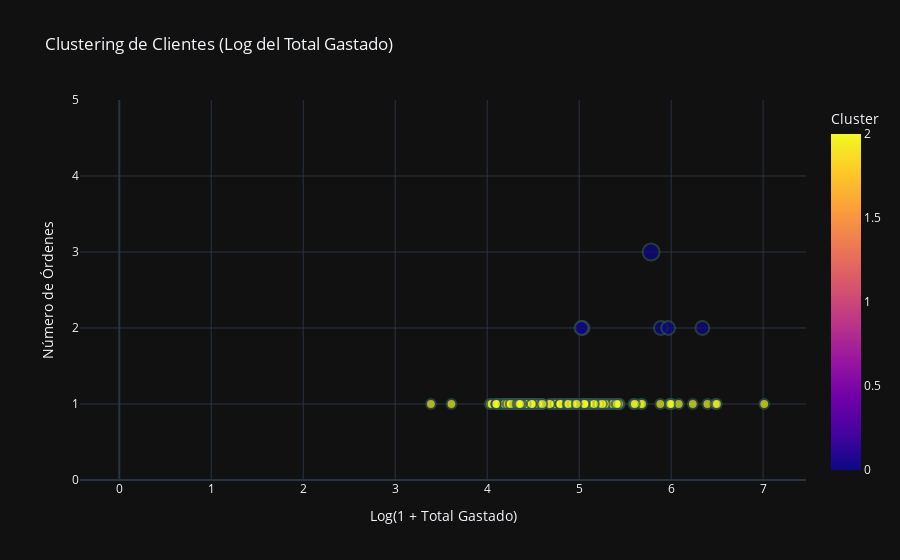

Here is the notebook cell this chart was saved with:
### Code cell
import pandas as pd
import numpy as np
from sklearn.preprocessing import StandardScaler
from sklearn.model_selection import train_test_split, StratifiedKFold, GridSearchCV
from sklearn.linear_model import LogisticRegression
from sklearn.metrics import classification_report, roc_auc_score, confusion_matrix, ConfusionMatrixDisplay
from imblearn.under_sampling import RandomUnderSampler
import plotly.express as px
from sklearn.cluster import KMeans
import tabulate

# Asegurar que 'Created at' sea datetime
order_total['Created at'] = pd.to_datetime(order_total['Created at'], errors='coerce')

# Filtrar ventas recientes de noviembre y diciembre de 2024
recent_sales = order_total[
    (order_total['Created at'].dt.month.isin([10, 11, 12])) &
    (order_total['Created at'].dt.year == 2024)
].copy()

print(f"Total de ventas recientes: {len(recent_sales)}")

# Calcular ventas recientes y totales por producto
recent_product_sales = recent_sales.groupby('Lineitem name').size().reset_index(name='Recent Order Count')
historical_sales = order_total.groupby('Lineitem name').size().reset_index(name='Historical Order Count')

# Combinar las ventas recientes y totales
combined_sales = pd.merge(recent_product_sales, historical_sales, on='Lineitem name', how='outer').fillna(0)

# Calcular ventas ponderadas
combined_sales['Weighted_Order_Count'] = (
    0.8 * combined_sales['Recent Order Count'] + 
    0.2 * combined_sales['Historical Order Count']
)

# Crear la columna 'Target' como un indicador binario
combined_sales['Target'] = (combined_sales['Recent Order Count'] > 0).astype(int)

# Dividir los datos en entrenamiento y prueba según la presencia de ventas recientes
train_data = combined_sales[combined_sales['Recent Order Count'] == 0]
test_data = combined_sales[combined_sales['Recent Order Count'] > 0]
common_rows = pd.merge(train_data, test_data, on=['Lineitem name'], how='inner')
print(f'Número de filas comunes entre entrenamiento y prueba: {len(common_rows)}')

# Escalar las características
scaler = StandardScaler()
X = scaler.fit_transform(combined_sales[['Recent Order Count', 'Historical Order Count']])
y = combined_sales['Target']

# Verificar la distribución de las clases en 'Target'
print("Distribución de Target:", np.bincount(y))

# Verificar si hay más de una clase
if len(np.unique(y)) <= 1:
    print("Error: El conjunto de datos tiene solo una clase.")
    print(f"Clases encontradas: {np.unique(y)}")
else:
    # Dividir los datos en entrenamiento y prueba
    X_train_val, X_test, y_train_val, y_test = train_test_split(
        X, y, test_size=0.2, stratify=y, random_state=42
    )

    # Dividir los datos de entrenamiento en entrenamiento y validación
    X_train, X_val, y_train, y_val = train_test_split(
        X_train_val, y_train_val, test_size=0.2, stratify=y_train_val, random_state=42
    )

    print("Distribución en y_train:", np.bincount(y_train))
    print("Distribución en y_val:", np.bincount(y_val))
    print("Distribución en y_test:", np.bincount(y_test))

    # Aplicar undersampling para balancear las clases
    undersampler = RandomUnderSampler(random_state=42)
    X_train_resampled, y_train_resampled = undersampler.fit_resample(X_train, y_train)

    print("Distribución después del undersampling:", np.bincount(y_train_resampled))

    # Definir el modelo y la búsqueda de hiperparámetros
    param_grid = {'C': [0.001, 0.01, 0.1], 'max_iter': [500]}
    strat_kfold = StratifiedKFold(n_splits=5)

    log_reg = LogisticRegression(class_weight='balanced')
    grid_search = GridSearchCV(log_reg, param_grid, cv=strat_kfold, scoring='roc_auc', error_score='raise')
    grid_search.fit(X_train_resampled, y_train_resampled)

    best_model = grid_search.best_estimator_
    print(f"Mejores parámetros: {grid_search.best_params_}")

    # Evaluación en validación
    y_val_pred = best_model.predict(X_val)
    y_val_prob = best_model.predict_proba(X_val)[:, 1]
    print("Reporte de validación:\n", classification_report(y_val, y_val_pred))
    print(f"AUC-ROC en validación: {roc_auc_score(y_val, y_val_prob):.4f}")

    # Evaluación en prueba
    y_test_pred = best_model.predict(X_test)
    y_test_prob = best_model.predict_proba(X_test)[:, 1]
    print("Reporte de prueba:\n", classification_report(y_test, y_test_pred))
    print(f"AUC-ROC en prueba: {roc_auc_score(y_test, y_test_prob):.4f}")

    # Matriz de confusión
    cm = confusion_matrix(y_test, y_test_pred)
    disp = ConfusionMatrixDisplay(confusion_matrix=cm)
    disp.plot()

    # Calcular las probabilidades de predicción
    combined_sales['Prediction_Probability'] = best_model.predict_proba(X)[:, 1]

    # Mostrar los 15 productos más probables para noviembre y diciembre 2024
    threshold = 0.6
    top_predictions = combined_sales[combined_sales['Prediction_Probability'] > threshold]
    top_predictions = top_predictions.sort_values(by='Prediction_Probability', ascending=False).head(15)

    print("Top 15 productos más probables para noviembre y diciembre 2024:")
    formatted_table = tabulate.tabulate(
        top_predictions[['Lineitem name', 'Prediction_Probability']],
        headers=['Producto', 'Probabilidad de Venta'],
        tablefmt='fancy_grid'
    )
    print(formatted_table)

    # Agrupar ventas recientes por cliente
    customer_data = recent_sales.groupby('Email').agg(
        Total_Spent=('Total', 'sum'),
        Order_Count=('Id', 'count')
    ).reset_index()

    # Aplicar logaritmo a Total_Spent
    customer_data['Log_Total_Spent'] = np.log1p(customer_data['Total_Spent'])
    customer_data_scaled = scaler.fit_transform(customer_data[['Log_Total_Spent', 'Order_Count']])

    # Aplicar KMeans para clustering
    kmeans = KMeans(n_clusters=3, random_state=42)
    customer_data['Cluster'] = kmeans.fit_predict(customer_data_scaled)

    # Visualizar clustering con Plotly
    fig = px.scatter(
        customer_data, 
        x='Log_Total_Spent', 
        y='Order_Count', 
        color='Cluster', 
        title='Clustering de Clientes (Log del Total Gastado)',
        labels={'Log_Total_Spent': 'Log(1 + Total Gastado)', 'Order_Count': 'Número de Órdenes'},
        hover_data=['Email'],
        size='Order_Count',
        size_max=12,
        template='plotly_dark'
    )

    fig.update_traces(marker=dict(line=dict(width=2, color='DarkSlateGrey')))
    fig.update_yaxes(range=[0, customer_data['Order_Count'].max() + 2])
    fig.show()

### Figure 1 — Plotly figure (JSON) as saved in the notebook; plotly's stock layout.template omitted (floating-point values rounded to 4 significant figures; data arrays with more than 128 entries replaced by an {"elided": "..."} marker saying what was removed)
{"data": [{"customdata": {"elided": "159x1 str values"}, "hovertemplate": "Log(1 + Total Gastado)=%{x}<br>Número de Órdenes=%{marker.size}<br>Email=%{customdata[0]}<br>Cluster=%{marker.color}<extra></extra>", "legendgroup": "", "marker": {"color": {"elided": "159 int values"}, "coloraxis": "coloraxis", "line": {"color": "DarkSlateGrey", "width": 2}, "size": {"elided": "159 int values"}, "sizemode": "area", "sizeref": 0.02083, "symbol": "circle"}, "mode": "markers", "name": "", "orientation": "v", "showlegend": false, "type": "scatter", "x": {"elided": "159 float values"}, "xaxis": "x", "y": {"elided": "159 int values"}, "yaxis": "y"}], "layout": {"coloraxis": {"colorbar": {"title": {"text": "Cluster"}}, "colorscale": [[0, "#0d0887"], [0.1111, "#46039f"], [0.2222, "#7201a8"], [0.3333, "#9c179e"], [0.4444, "#bd3786"], [0.5556, "#d8576b"], [0.6667, "#ed7953"], [0.7778, "#fb9f3a"], [0.8889, "#fdca26"], [1, "#f0f921"]]}, "legend": {"itemsizing": "constant", "tracegroupgap": 0}, "title": {"text": "Clustering de Clientes (Log del Total Gastado)"}, "xaxis": {"anchor": "y", "domain": [0, 1], "title": {"text": "Log(1 + Total Gastado)"}}, "yaxis": {"anchor": "x", "domain": [0, 1], "range": [0, 5], "title": {"text": "Número de Órdenes"}}}}
